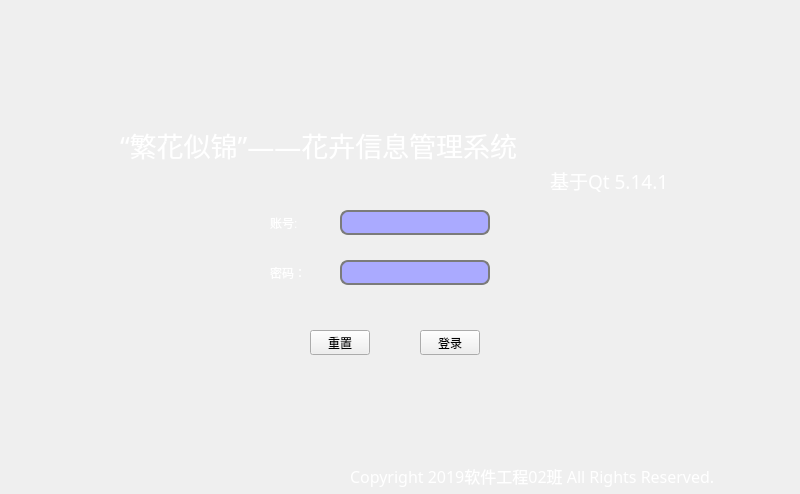
<?xml version="1.0" encoding="UTF-8"?>
<ui version="4.0">
 <class>LoginWindow</class>
 <widget class="QWidget" name="LoginWindow">
  <property name="geometry">
   <rect>
    <x>0</x>
    <y>0</y>
    <width>800</width>
    <height>494</height>
   </rect>
  </property>
  <property name="sizePolicy">
   <sizepolicy hsizetype="Fixed" vsizetype="Fixed">
    <horstretch>0</horstretch>
    <verstretch>0</verstretch>
   </sizepolicy>
  </property>
  <property name="minimumSize">
   <size>
    <width>800</width>
    <height>494</height>
   </size>
  </property>
  <property name="maximumSize">
   <size>
    <width>800</width>
    <height>494</height>
   </size>
  </property>
  <property name="windowTitle">
   <string>Form</string>
  </property>
  <property name="windowIcon">
   <iconset resource="main.qrc">
    <normaloff>:/image/_displayLogo.png</normaloff>:/image/_displayLogo.png</iconset>
  </property>
  <property name="styleSheet">
   <string notr="true">background-image: url(:/image/_loginPage.jpg);</string>
  </property>
  <widget class="QLabel" name="label_Topic">
   <property name="geometry">
    <rect>
     <x>120</x>
     <y>130</y>
     <width>600</width>
     <height>30</height>
    </rect>
   </property>
   <property name="sizePolicy">
    <sizepolicy hsizetype="Fixed" vsizetype="Fixed">
     <horstretch>0</horstretch>
     <verstretch>0</verstretch>
    </sizepolicy>
   </property>
   <property name="minimumSize">
    <size>
     <width>600</width>
     <height>30</height>
    </size>
   </property>
   <property name="maximumSize">
    <size>
     <width>300</width>
     <height>30</height>
    </size>
   </property>
   <property name="font">
    <font>
     <family>楷体</family>
     <pointsize>20</pointsize>
     <weight>50</weight>
     <italic>false</italic>
     <bold>false</bold>
    </font>
   </property>
   <property name="layoutDirection">
    <enum>Qt::LeftToRight</enum>
   </property>
   <property name="styleSheet">
    <string notr="true">font: 20pt &quot;楷体&quot;;
background: transparent;
color: white;</string>
   </property>
   <property name="text">
    <string>“繁花似锦”——花卉信息管理系统</string>
   </property>
  </widget>
  <widget class="QLineEdit" name="lineEdit_Password">
   <property name="geometry">
    <rect>
     <x>340</x>
     <y>260</y>
     <width>150</width>
     <height>25</height>
    </rect>
   </property>
   <property name="sizePolicy">
    <sizepolicy hsizetype="Fixed" vsizetype="Fixed">
     <horstretch>0</horstretch>
     <verstretch>0</verstretch>
    </sizepolicy>
   </property>
   <property name="minimumSize">
    <size>
     <width>150</width>
     <height>25</height>
    </size>
   </property>
   <property name="maximumSize">
    <size>
     <width>150</width>
     <height>25</height>
    </size>
   </property>
   <property name="styleSheet">
    <string notr="true">QLineEdit{
	border:2px solid #7b7b7b;
	border-radius:8px;
	background: rgb(170, 170, 255);
}
</string>
   </property>
   <property name="echoMode">
    <enum>QLineEdit::Password</enum>
   </property>
  </widget>
  <widget class="QLabel" name="label_Password">
   <property name="geometry">
    <rect>
     <x>270</x>
     <y>260</y>
     <width>61</width>
     <height>25</height>
    </rect>
   </property>
   <property name="minimumSize">
    <size>
     <width>30</width>
     <height>25</height>
    </size>
   </property>
   <property name="maximumSize">
    <size>
     <width>100</width>
     <height>25</height>
    </size>
   </property>
   <property name="styleSheet">
    <string notr="true">font: 20 14pt &quot;楷体&quot;;
background: transparent;
color: white;</string>
   </property>
   <property name="text">
    <string>密码：</string>
   </property>
  </widget>
  <widget class="QLabel" name="label_UserID">
   <property name="geometry">
    <rect>
     <x>270</x>
     <y>210</y>
     <width>61</width>
     <height>25</height>
    </rect>
   </property>
   <property name="minimumSize">
    <size>
     <width>30</width>
     <height>25</height>
    </size>
   </property>
   <property name="maximumSize">
    <size>
     <width>100</width>
     <height>25</height>
    </size>
   </property>
   <property name="styleSheet">
    <string notr="true">font: 20 14pt &quot;楷体&quot;;
background: transparent;
color: white;</string>
   </property>
   <property name="text">
    <string>账号:</string>
   </property>
  </widget>
  <widget class="QPushButton" name="btn_login">
   <property name="geometry">
    <rect>
     <x>420</x>
     <y>330</y>
     <width>60</width>
     <height>25</height>
    </rect>
   </property>
   <property name="minimumSize">
    <size>
     <width>60</width>
     <height>25</height>
    </size>
   </property>
   <property name="maximumSize">
    <size>
     <width>60</width>
     <height>25</height>
    </size>
   </property>
   <property name="styleSheet">
    <string notr="true">color: white;background: rgb(170, 170, 255);border:1px groove gray;border-radius:4px;font: 20 14pt &quot;楷体&quot;;padding:1px 4px;border-style: outset;}
QPushButton:hover{background-color:
rgb(170, 85, 255); color: white;}
QPushButton:pressed{background-color:
rgb(170, 85, 255);border-style: inset;

</string>
   </property>
   <property name="text">
    <string>登录</string>
   </property>
   <property name="checkable">
    <bool>false</bool>
   </property>
   <property name="checked">
    <bool>false</bool>
   </property>
  </widget>
  <widget class="QLineEdit" name="lineEdit_UserID">
   <property name="geometry">
    <rect>
     <x>340</x>
     <y>210</y>
     <width>150</width>
     <height>25</height>
    </rect>
   </property>
   <property name="sizePolicy">
    <sizepolicy hsizetype="Fixed" vsizetype="Fixed">
     <horstretch>0</horstretch>
     <verstretch>0</verstretch>
    </sizepolicy>
   </property>
   <property name="minimumSize">
    <size>
     <width>150</width>
     <height>25</height>
    </size>
   </property>
   <property name="maximumSize">
    <size>
     <width>150</width>
     <height>25</height>
    </size>
   </property>
   <property name="styleSheet">
    <string notr="true">QLineEdit{
	border:2px solid #7b7b7b;
	border-radius:8px;
	background: rgb(170, 170, 255);
}
</string>
   </property>
  </widget>
  <widget class="QPushButton" name="btn_Clear">
   <property name="geometry">
    <rect>
     <x>310</x>
     <y>330</y>
     <width>60</width>
     <height>25</height>
    </rect>
   </property>
   <property name="minimumSize">
    <size>
     <width>60</width>
     <height>25</height>
    </size>
   </property>
   <property name="maximumSize">
    <size>
     <width>60</width>
     <height>25</height>
    </size>
   </property>
   <property name="styleSheet">
    <string notr="true">color: white;background: rgb(170, 170, 255);border:1px groove gray;border-radius:4px;font: 20 14pt &quot;楷体&quot;;padding:1px 4px;border-style: outset;}
QPushButton:hover{background-color:
rgb(170, 85, 255); color: white;}
QPushButton:pressed{background-color:
rgb(170, 85, 255);border-style: inset;

</string>
   </property>
   <property name="text">
    <string>重置</string>
   </property>
  </widget>
  <widget class="QLabel" name="label_Tips">
   <property name="geometry">
    <rect>
     <x>550</x>
     <y>160</y>
     <width>161</width>
     <height>41</height>
    </rect>
   </property>
   <property name="font">
    <font>
     <family>李旭科漫画体v1.0</family>
     <pointsize>14</pointsize>
    </font>
   </property>
   <property name="styleSheet">
    <string notr="true">background: transparent;
color: white;</string>
   </property>
   <property name="text">
    <string>基于Qt 5.14.1</string>
   </property>
  </widget>
  <widget class="QLabel" name="label_Copyright">
   <property name="geometry">
    <rect>
     <x>350</x>
     <y>460</y>
     <width>441</width>
     <height>31</height>
    </rect>
   </property>
   <property name="font">
    <font>
     <family>方正舒体</family>
     <pointsize>12</pointsize>
    </font>
   </property>
   <property name="styleSheet">
    <string notr="true">background: transparent;
color: white;</string>
   </property>
   <property name="text">
    <string>Copyright 2019软件工程02班 All Rights Reserved.</string>
   </property>
  </widget>
 </widget>
 <resources>
  <include location="main.qrc"/>
 </resources>
 <connections/>
</ui>
